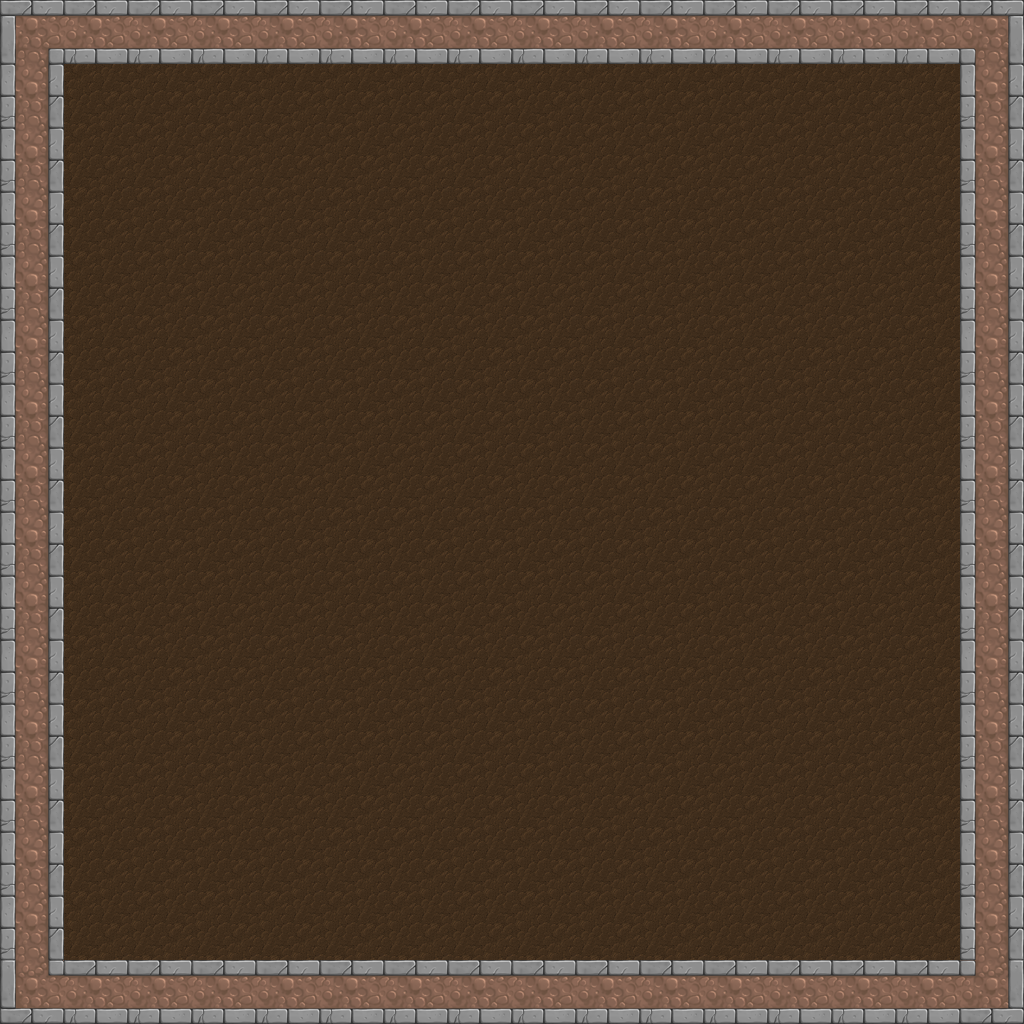

Rendered tile map (Tiled .tmx) drawn with the repository's tilesets; below, a short description and the map source with its tile grids summarised:
An orthogonal 16x16 tile map with 64x64 px tiles, 2 tile layers (Ground, Walls), 2 tilesets and 29 objects (5x TORCH, 3x ROCK, 2x NORTH, 2x WEST, 2x SOUTH, ...).

<map version="1.0" orientation="orthogonal" renderorder="right-down" width="16" height="16" tilewidth="64" tileheight="64">
 <properties>
  <property name="ExitPoints" value="ES" />
 </properties>
 <tileset firstgid="1" name="walls" tilewidth="64" tileheight="64">
  <image source="../tilesets/walls.png" width="384" height="128" />
 </tileset>
 <tileset firstgid="13" name="UDjRi65" tilewidth="64" tileheight="64">
  <image source="../tilesets/UDjRi65.png" width="64" height="64" />
 </tileset>
 <layer name="Ground" width="16" height="16">
  <data>[256 cells, 256 non-empty, 1 distinct tile ids]</data>
 </layer>
 <layer name="Walls" width="16" height="16">
  <data>[256 cells, 60 non-empty, 6 distinct tile ids]</data>
 </layer>
 <objectgroup name="collisionObjects">
  <object x="0" y="0" width="1024" height="64" />
  <object x="995" y="345" height="1" />
  <object x="960" y="64" width="64" height="896" />
  <object x="0" y="64" width="64" height="896" />
  <object x="0" y="960" width="1024" height="64" />
 </objectgroup>
 <objectgroup name="portalObjects">
  <object type="NORTH" x="448" y="0" width="128" height="64" />
  <object type="WEST" x="0" y="448" width="64" height="128" />
  <object type="SOUTH" x="448" y="960" width="128" height="64" />
  <object type="EAST" x="960" y="448" width="64" height="128" />
 </objectgroup>
 <objectgroup name="spawnPoints" visible="0">
  <object type="WEST" x="130" y="514" />
  <object type="EAST" x="880" y="502" width="12" height="17" />
  <object type="SOUTH" x="514" y="935" />
  <object type="NORTH" x="509" y="131" />
  <object x="232" y="202" />
  <object x="862" y="195" />
  <object x="812" y="802" />
  <object x="320" y="825" />
  <object x="700" y="603" />
  <object x="391" y="512" />
  <object x="507" y="289" height="1" />
  <object type="CENTER" x="548" y="437" />
 </objectgroup>
 <objectgroup name="gameObjects">
  <object type="TORCH" x="522" y="512" />
  <object type="TORCH" x="884" y="152" />
  <object type="TORCH" x="150" y="880" />
  <object type="TORCH" x="118" y="142" />
  <object type="TORCH" x="864" y="869" />
  <object type="ROCK" x="289" y="266" width="64" height="64" />
  <object type="ROCK" x="279" y="459" width="64" height="64" />
  <object type="ROCK" x="704" y="691" width="64" height="64" />
 </objectgroup>
</map>
